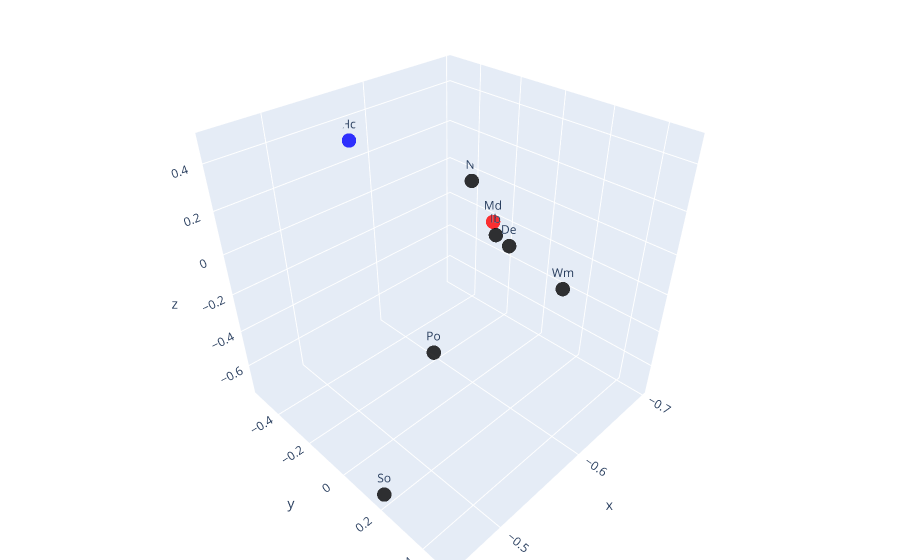

The cell this chart's notebook holds for it:
### Markdown cell above
## MDS Plot with contrast masking out MDTB & HCP contribution

### Code cell
x_data = W[:, 0]
y_data = W[:, 1]
z_data = W[:, 2]
# Colour first and last point differently from the rest
color = ['rgb(0, 0, 0)'] * len(x_data) # Set color to black
color[0] = 'rgb(255, 0, 0)' # First point is red
color[-1] = 'rgb(0, 0, 255)' # Last point is blue



fig = make_subplots(rows=1, cols=1, specs=[[{'type': 'scatter3d'}]])
fig.add_trace(go.Scatter3d(
    x=x_data,
    y=y_data,
    z=z_data,
    mode='markers+text',
    marker=dict(
        size=5,
        color=color,
        opacity=0.8
    ),
    text=dataset_labels,  # Set the text labels
    textposition='top center'  # Set the position of the text labels
))
fig.update_layout(
    margin=dict(l=0, r=0, b=0, t=0)
)
fig.show()

### Figure 1 — Plotly figure (JSON) as saved in the notebook; plotly's stock layout.template omitted (floating-point values rounded to 4 significant figures)
{"data": [{"marker": {"color": ["rgb(255, 0, 0)", "rgb(0, 0, 0)", "rgb(0, 0, 0)", "rgb(0, 0, 0)", "rgb(0, 0, 0)", "rgb(0, 0, 0)", "rgb(0, 0, 0)", "rgb(0, 0, 255)"], "opacity": 0.8, "size": 5}, "mode": "markers+text", "text": ["Md", "Po", "Ni", "Ib", "Wm", "De", "So", "Hc"], "textposition": "top center", "type": "scatter3d", "x": [-0.6658, -0.5059, -0.6969, -0.6129, -0.576, -0.4998, -0.4534, -0.574], "y": [-0.1665, 0.1961, -0.4057, 0.04015, 0.4365, 0.4866, 0.179, -0.5331], "z": [-0.1039, -0.143, -0.05051, 0.04497, 0.1095, 0.4837, -0.7319, 0.307]}], "layout": {"margin": {"b": 0, "l": 0, "r": 0, "t": 0}, "scene": {"domain": {"x": [0, 1], "y": [0, 1]}}}}
